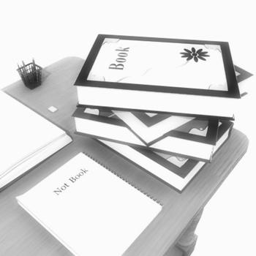
#> input picture public/studentfiles/G/Omega/omega_book.bmp, 256 x 256 px, found by its file name
$ python QUESTION_1.py
#> lines starting #> are read from the running program, lines starting #| are printed output that depends on the picture
import numpy as np
import cv2
from matplotlib import pyplot as pt
#question 1

book = cv2.imread("omega_book.bmp",0)
#> book is the input picture: shape (256, 256); min 34, max 255, mean 214.9
book = book -17*2
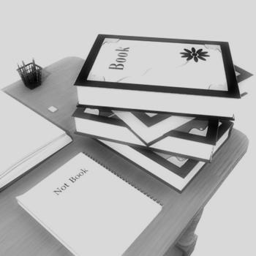
#> book: shape (256, 256); min 0, max 221, mean 180.9
book_eq = cv2.equalizeHist(book)
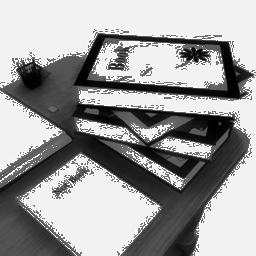
#> book_eq: shape (256, 256); min 0, max 255, mean 158.2

hist_book = cv2.calcHist([book],[0],None,[256],[0,256])
#> hist_book = 256 values, max 32040 at index 217, min 0 at index 1, mean 256
hist_book_eq = cv2.calcHist([book_eq],[0],None,[256],[0,256])
#> hist_book_eq = 256 values, max 32040 at index 242, min 0 at index 63, mean 256

pt.figure()
pt.subplot(2,2,1)
pt.imshow(book,cmap="gray")
pt.title("manually adjusted")

pt.subplot(2,2,2)
pt.imshow(book_eq,cmap="gray")
pt.title("histogram equalized version")

pt.subplot(2,2,3)
pt.plot(hist_book)
pt.title("manually adjusted histogram")

pt.subplot(2,2,4)
pt.plot(hist_book_eq)
pt.title("histogram equalized version")
pt.show()
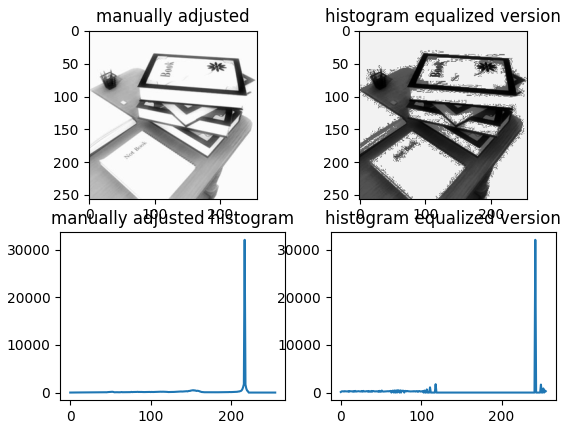
#> figure drawn by matplotlib, 4 panels; panel 3: curve peaks at x = 217, y = 32040; panel 4: curve peaks at x = 242, y = 32040

$ run again, with public/studentfiles/G/Omega/omega_circuit.bmp copied over public/studentfiles/G/Omega/omega_book.bmp
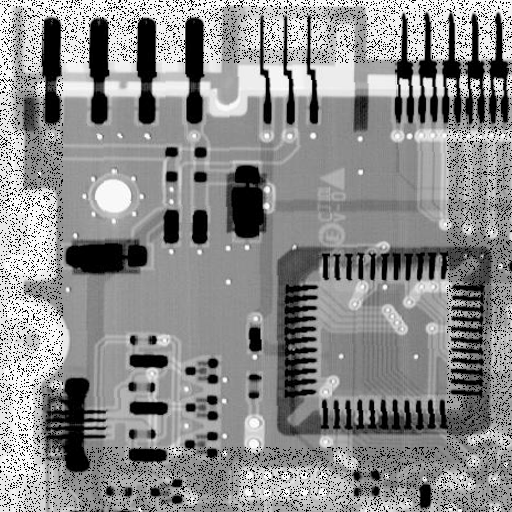
#> input picture public/studentfiles/G/Omega/omega_circuit.bmp, 512 x 512 px, found by its file name
#> book is the input picture: shape (512, 512); min 0, max 255, mean 139.5
#> `book_eq = cv2.equalizeHist(book)`:
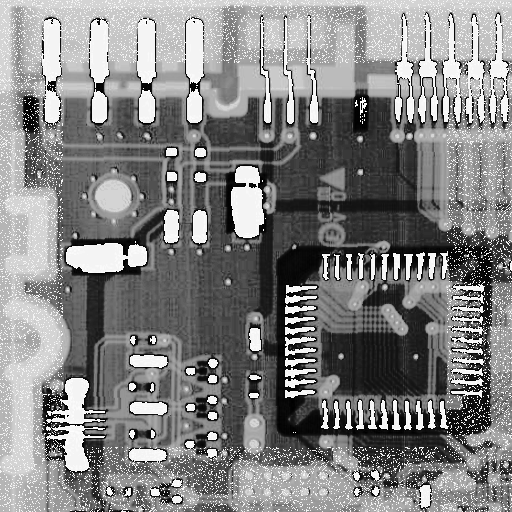
#> book_eq: shape (512, 512); min 0, max 255, mean 130.2
#> hist_book = 256 values, max 30532 at index 222, min 78 at index 220, mean 1024
#> hist_book_eq = 256 values, max 30532 at index 244, min 0 at index 27, mean 1024
#> `pt.show()`:
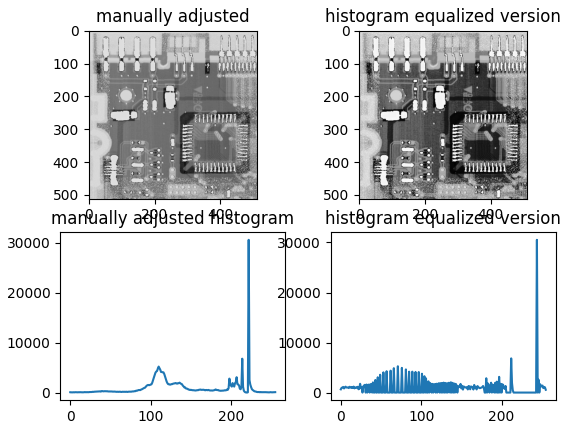
#> figure drawn by matplotlib, 4 panels; panel 3: curve peaks at x = 222, y = 30532; panel 4: curve peaks at x = 244, y = 30532
